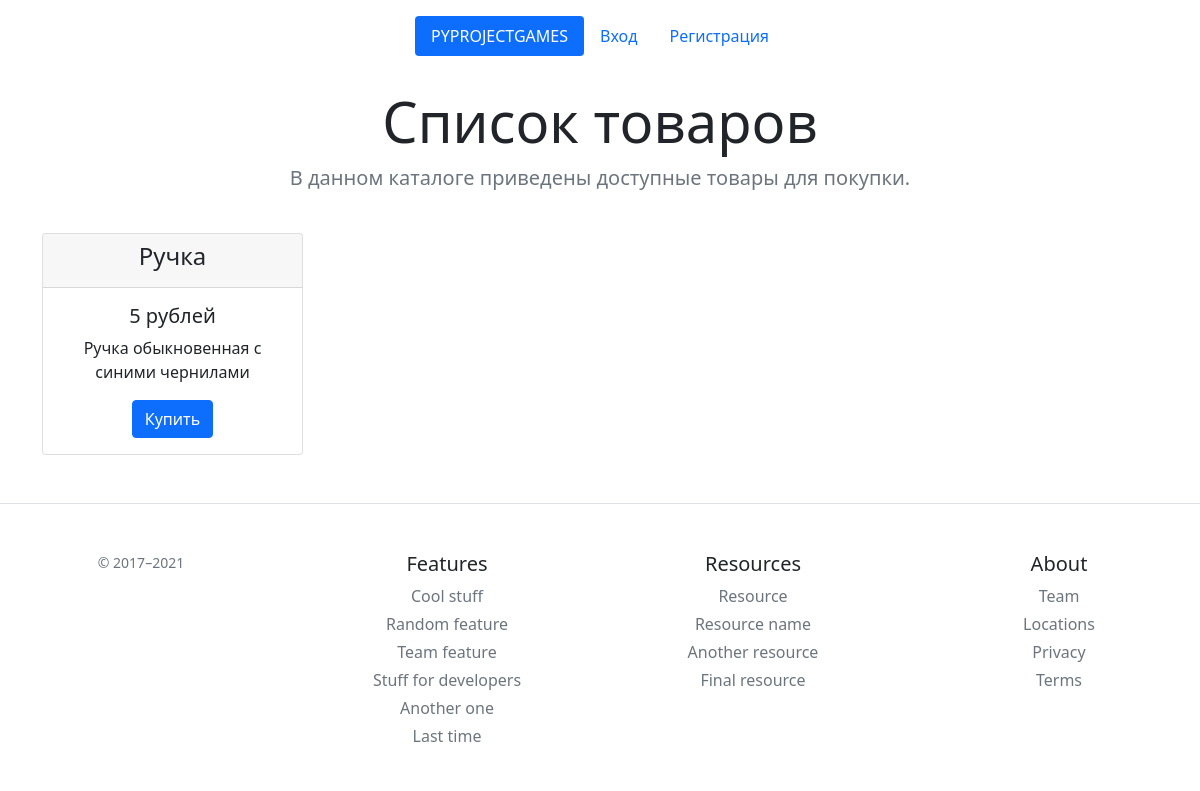
Page /home on the earlier database version.
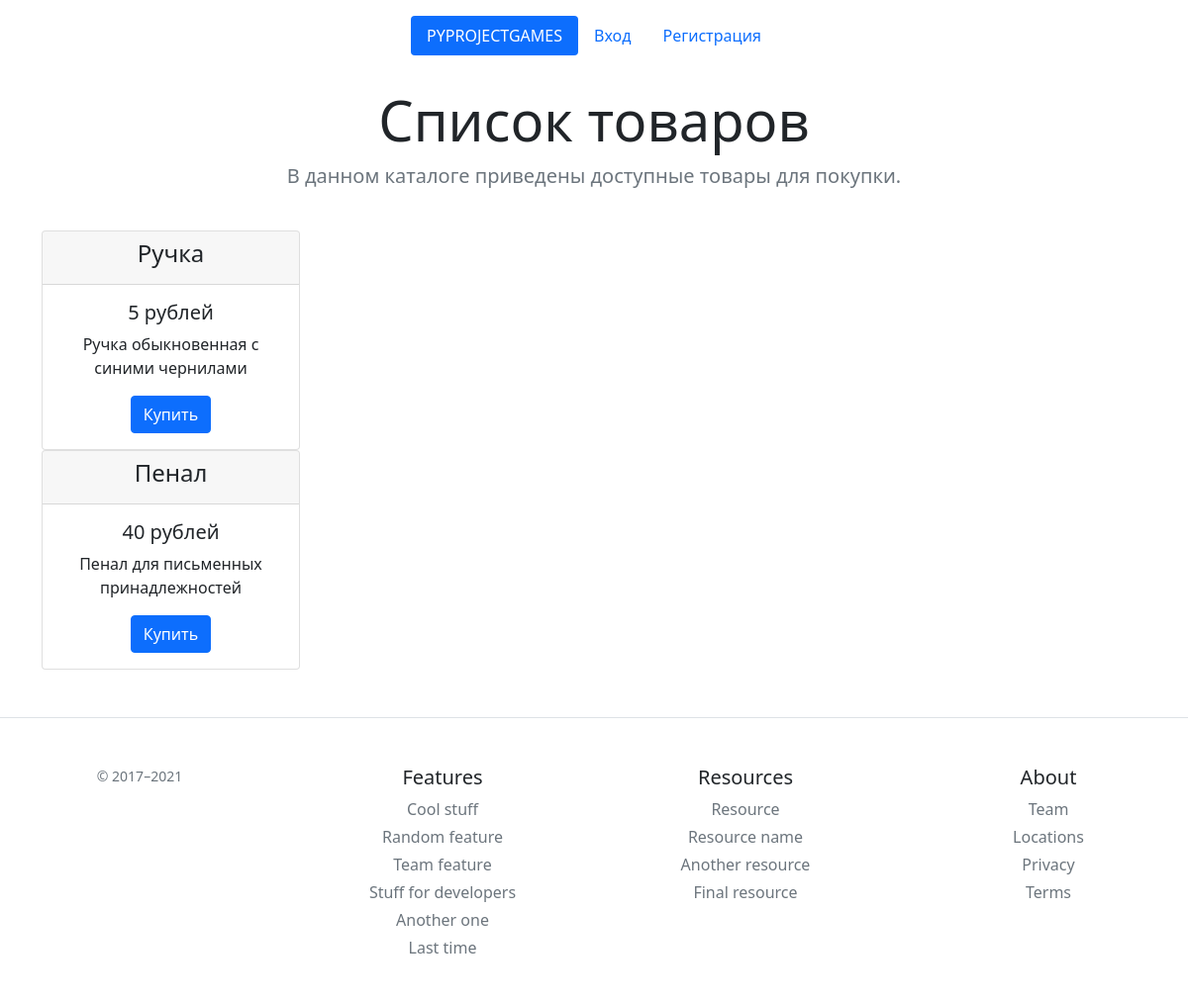
Same page on the later database version.
### new/models.py (models this page shows, shortened)
class Item(db.Model):
    id = db.Column(db.Integer, primary_key=True)
    title = db.Column(db.String, nullable=False)
    price = db.Column(db.Integer, nullable=False)
    isActive = db.Column(db.Boolean, default=True)
    text = db.Column(db.String(250), nullable=False)

### new/routes.py (the view)
@app.route('/home')
def index():
    items = Item.query.order_by(Item.price).all()
    try:
        return render_template('index.html', data=items, user=session['login'])
    except:
        return render_template('index.html', data=items, user='')

### new/routes.py (called while the page is built)
@app.after_request
def redirect_to_singing(response):
    if response.status_code == 401:
        return redirect(url_for('logins') + '?next=' + request.url)
    else:
        return response

### new/templates/index.html (shortened to what this page needs)
{% extends 'base.html' %}
{% block body %}
<div class="pricing-header p-3 pb-md-4 mx-auto text-center">
    <h1 class="display-4 fw-normal">Список товаров</h1>
    <p class="fs-5 text-muted">В данном каталоге приведены доступные товары для покупки.</p>
</div>
 <div class="container">
    <div class="row row-cols-1 row-cols-sm-2 row-cols-md-4">
      <div class="col">
      {% for i in data %}
        <div class="card h-30">
          <div class="card-header">
            <h4>{{ i.title }}</h4>
          </div>
          <div class="card-body">
           <h5 class="card-title">{{ i.price }} рублей</h5>
            <p class="card-text text-clip">{{ i.text }}</p>
           <a href="#" class="btn btn-primary">Купить</a>
         </div>
        </div>
{% endfor %}
      </div>
  </div>
 </div>
{% endblock %}

### new/templates/base.html (shortened to what this page needs)
<!DOCTYPE html>
<html lang="ru">
<head>
    <link rel="stylesheet" href="https://cdn.jsdelivr.net/npm/bootstrap@5.0.0-beta3/dist/css/bootstrap.min.css"
>
</head>
<div class="container">
  <header class="d-flex justify-content-center py-3">
    <ul class="nav nav-pills">
      <li class="nav-item"><a href="/home" class="nav-link active">PYPROJECTGAMES</a></li>
      {% if user == session['login'] %}
      <li class="nav-item"><a href="/create" class="nav-link">Добавить товар</a></li>
      <li class="nav-item"><a href="/about" class="nav-link">Про нас</a></li>
      <li class="nav-item"><a class="nav-link" href="/profile">{{ user }}</a></li>
      {% else %}
      <li class="nav-item"><a href="/login" class="nav-link">Вход</a></li>
      <li class="nav-item"><a href="/registration" class="nav-link">Регистрация</a></li>
      {% endif %}
    </ul>
  </header>
</div>
<body class="text-center">
{% block body %}{% endblock %}
<div>
  <footer class="pt-4 my-md-5 pt-md-5 border-top">
    <div class="row">
      <div class="col-12 col-md">
        <small class="d-block mb-3 text-muted">© 2017–2021</small>
      </div>
      <div class="col-6 col-md">
        <h5>Features</h5>
        <ul class="list-unstyled text-small">
          <li class="mb-1"><a class="link-secondary text-decoration-none" href="#">Cool stuff</a></li>
          <li class="mb-1"><a class="link-secondary text-decoration-none" href="#">Random feature</a></li>
          <li class="mb-1"><a class="link-secondary text-decoration-none" href="#">Team feature</a></li>
          <li class="mb-1"><a class="link-secondary text-decoration-none" href="#">Stuff for developers</a></li>
          <li class="mb-1"><a class="link-secondary text-decoration-none" href="#">Another one</a></li>
          <li class="mb-1"><a class="link-secondary text-decoration-none" href="#">Last time</a></li>
        </ul>
      </div>
      <div class="col-6 col-md">
        <h5>Resources</h5>
        <ul class="list-unstyled text-small">
          <li class="mb-1"><a class="link-secondary text-decoration-none" href="#">Resource</a></li>
          <li class="mb-1"><a class="link-secondary text-decoration-none" href="#">Resource name</a></li>
          <li class="mb-1"><a class="link-secondary text-decoration-none" href="#">Another resource</a></li>
          <li class="mb-1"><a class="link-secondary text-decoration-none" href="#">Final resource</a></li>
        </ul>
      </div>
      <div class="col-6 col-md">
        <h5>About</h5>
        <ul class="list-unstyled text-small">
          <li class="mb-1"><a class="link-secondary text-decoration-none" href="#">Team</a></li>
          <li class="mb-1"><a class="link-secondary text-decoration-none" href="#">Locations</a></li>
          <li class="mb-1"><a class="link-secondary text-decoration-none" href="#">Privacy</a></li>
          <li class="mb-1"><a class="link-secondary text-decoration-none" href="#">Terms</a></li>
        </ul>
      </div>
    </div>
  </footer>
</div>
</body>
</html>

Differences in the rows shown:
added Item: title "Пенал", price "40", text "Пенал для письменных принадлежностей"
